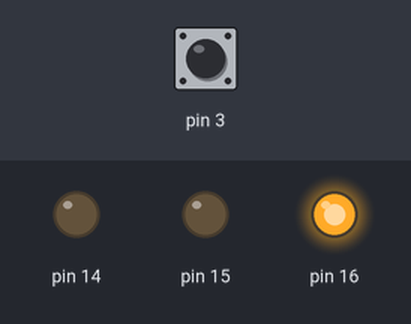
Bench run of a sketch on a simulated Arduino Uno, built with avr-gcc and run on an emulated ATmega328P. Parts: output pins drawn as LEDs (lit = HIGH). Dashed ring = blinking. The test bench sets the inputs (shaded band); at power-on: pin 3 HIGH.

Above: at 1.2 s.
1.3 s: pin 3 pulled LOW for 0.15 s
At 2.55 s:
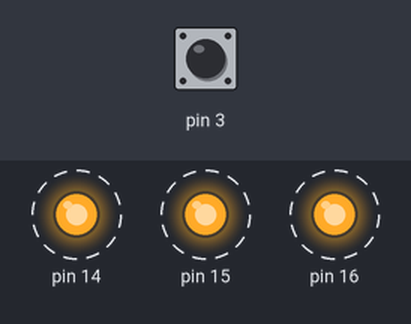
4.3 s: pin 3 pulled LOW for 1 s
7.3 s: pin 3 pulled LOW for 3.2 s
At 8.05 s:
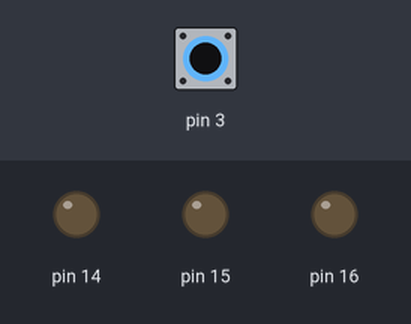
Timing chart, 0 to 18.0 s (numbered marks = the images above; inputs shaded):
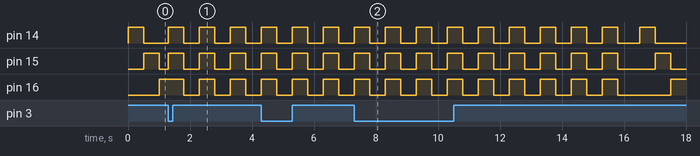

The sketch:

Lab2_2.ino
```cpp
#include <avr/io.h>
#include <avr/interrupt.h>
#include <util/delay.h>
ISR(INT1_vect) {
  uint8_t count=5;
  while(count){
    PORTC|=(1<<PC0)|(1<<PC1)|(1<<PC2);
    _delay_ms(500);
    PORTC&=~((1<<PC0)|(1<<PC1)|(1<<PC2));
    _delay_ms(500);
    count--;
  }
}
void INT1_init(void) {
  SREG &= ~(1 << 7);
  DDRD &= ~(1 << PC3);  //INT_1
  PORTD |= (1 << PC3);  //PULL UP
  EIMSK |= (1 << INT1);
  EICRA |= (1 << ISC11);
  EICRA &= ~(1 << ISC10);  //FALLING EDGE
  SREG |= (1 << 7);
}
void setup() {
  // put your setup code here, to run once:
  INT1_init();
  DDRC |= (1 << PC0) | (1 << PC1) | (1 << PC2);
  PORTC &= ~((1 << PC0) | (1 << PC1) | (1 << PC2));
}

void loop() {
  // put your main code here, to run repeatedly:
  PORTC = 0x01;
  _delay_ms(500);
  PORTC = 0x02;
  _delay_ms(500);
  PORTC = 0x04;
  _delay_ms(500);
}
```

Measured:
- after the input at 1.3 s, pin 14, pin 15: alternates HIGH for 0.50 s and LOW for 0.50 s, starting at once; pin 16: alternates HIGH for 0.50 s and LOW for 0.50 s, starting after 0.50 s
